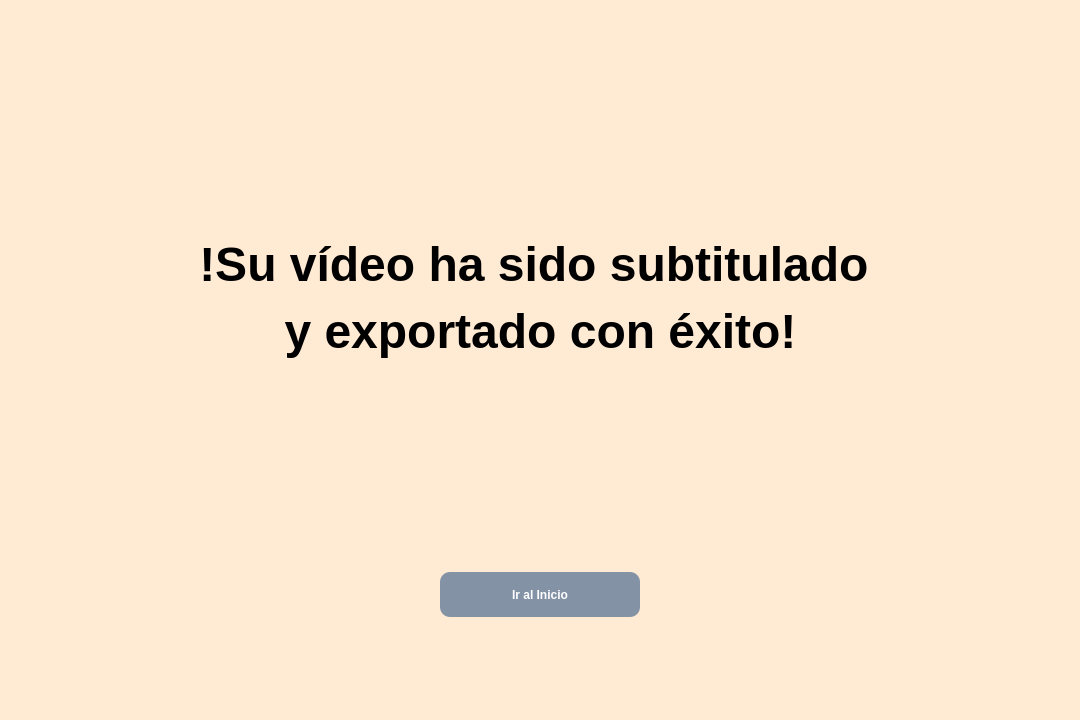
<?xml version="1.0" encoding="UTF-8"?>
<ui version="4.0">
 <class>Final</class>
 <widget class="QWidget" name="Final">
  <property name="geometry">
   <rect>
    <x>0</x>
    <y>0</y>
    <width>1080</width>
    <height>720</height>
   </rect>
  </property>
  <property name="windowTitle">
   <string>CinemaSimi </string>
  </property>
  <property name="windowIcon">
   <iconset>
    <normaloff>:/icons/recursos/upc_logo.png</normaloff>:/icons/recursos/upc_logo.png</iconset>
  </property>
  <property name="styleSheet">
   <string notr="true">background-color: rgb(255, 234, 212);</string>
  </property>
  <layout class="QVBoxLayout" name="verticalLayout">
   <item>
    <layout class="QHBoxLayout" name="lytCabezera">
     <item>
      <spacer name="horizontalSpacer">
       <property name="orientation">
        <enum>Qt::Horizontal</enum>
       </property>
       <property name="sizeType">
        <enum>QSizePolicy::Expanding</enum>
       </property>
       <property name="sizeHint" stdset="0">
        <size>
         <width>40</width>
         <height>10</height>
        </size>
       </property>
      </spacer>
     </item>
     <item>
      <widget class="QLabel" name="lblUPC">
       <property name="maximumSize">
        <size>
         <width>90</width>
         <height>90</height>
        </size>
       </property>
       <property name="text">
        <string/>
       </property>
       <property name="pixmap">
        <pixmap resource="../GUI v2.0/NO/icons.qrc">:/icons/upc_logo.png</pixmap>
       </property>
       <property name="scaledContents">
        <bool>true</bool>
       </property>
       <property name="alignment">
        <set>Qt::AlignRight|Qt::AlignTrailing|Qt::AlignVCenter</set>
       </property>
      </widget>
     </item>
    </layout>
   </item>
   <item>
    <spacer name="verticalSpacer_3">
     <property name="orientation">
      <enum>Qt::Vertical</enum>
     </property>
     <property name="sizeHint" stdset="0">
      <size>
       <width>20</width>
       <height>40</height>
      </size>
     </property>
    </spacer>
   </item>
   <item>
    <layout class="QHBoxLayout" name="lytLogo">
     <item>
      <spacer name="horizontalSpacer_2">
       <property name="orientation">
        <enum>Qt::Horizontal</enum>
       </property>
       <property name="sizeHint" stdset="0">
        <size>
         <width>40</width>
         <height>20</height>
        </size>
       </property>
      </spacer>
     </item>
     <item>
      <widget class="QLabel" name="label">
       <property name="minimumSize">
        <size>
         <width>0</width>
         <height>350</height>
        </size>
       </property>
       <property name="baseSize">
        <size>
         <width>0</width>
         <height>500</height>
        </size>
       </property>
       <property name="styleSheet">
        <string notr="true">/*BUTTON */

QPushButton{

	background-color:rgb(132, 146, 166);
	color: white;
	border-width: 2px;
	border-radius: 10px;
	font: bold ;
}

QPushButton::disabled{
	background-color:#B5B5B5;
	color: #D6D6D6;
	border-width: 2px;
	border-radius: 10px;
	font: bold ;
}

QPushButton::hover{
background-color: rgb(73, 136, 175);
}

QPushButton::pressed {  
background-color: rgb(58, 113, 154) 
}</string>
       </property>
       <property name="text">
        <string>&lt;!DOCTYPE HTML PUBLIC &quot;-//W3C//DTD HTML 4.0//EN&quot; &quot;http://www.w3.org/TR/REC-html40/strict.dtd&quot;&gt;
&lt;html&gt;&lt;head&gt;&lt;meta name=&quot;qrichtext&quot; content=&quot;1&quot; /&gt;&lt;style type=&quot;text/css&quot;&gt;
p, li { white-space: pre-wrap; }
&lt;/style&gt;&lt;/head&gt;&lt;body style=&quot; font-family:'MS Shell Dlg 2'; font-size:8pt; font-weight:400; font-style:normal;&quot;&gt;
&lt;p align=&quot;center&quot; style=&quot; margin-top:12px; margin-bottom:12px; margin-left:0px; margin-right:0px; -qt-block-indent:0; text-indent:0px;&quot;&gt;&lt;span style=&quot; font-size:36pt; font-weight:600;&quot;&gt;!Su vídeo ha sido subtitulado &lt;/span&gt;&lt;/p&gt;
&lt;p align=&quot;center&quot; style=&quot; margin-top:12px; margin-bottom:12px; margin-left:0px; margin-right:0px; -qt-block-indent:0; text-indent:0px;&quot;&gt;&lt;span style=&quot; font-size:36pt; font-weight:600;&quot;&gt;y exportado con éxito!&lt;/span&gt;&lt;/p&gt;&lt;/body&gt;&lt;/html&gt;</string>
       </property>
      </widget>
     </item>
     <item>
      <spacer name="horizontalSpacer_3">
       <property name="orientation">
        <enum>Qt::Horizontal</enum>
       </property>
       <property name="sizeHint" stdset="0">
        <size>
         <width>40</width>
         <height>20</height>
        </size>
       </property>
      </spacer>
     </item>
    </layout>
   </item>
   <item>
    <spacer name="verticalSpacer_2">
     <property name="orientation">
      <enum>Qt::Vertical</enum>
     </property>
     <property name="sizeHint" stdset="0">
      <size>
       <width>20</width>
       <height>40</height>
      </size>
     </property>
    </spacer>
   </item>
   <item>
    <layout class="QHBoxLayout" name="lytBotones">
     <item>
      <spacer name="horizontalSpacer_4">
       <property name="orientation">
        <enum>Qt::Horizontal</enum>
       </property>
       <property name="sizeHint" stdset="0">
        <size>
         <width>40</width>
         <height>20</height>
        </size>
       </property>
      </spacer>
     </item>
     <item>
      <widget class="QPushButton" name="btnInicio">
       <property name="minimumSize">
        <size>
         <width>200</width>
         <height>45</height>
        </size>
       </property>
       <property name="styleSheet">
        <string notr="true">/*BUTTON */

QPushButton{

	background-color:rgb(132, 146, 166);
	color: white;
	border-width: 2px;
	border-radius: 10px;
	font: bold ;
}

QPushButton::disabled{
	background-color:#B5B5B5;
	color: #D6D6D6;
	border-width: 2px;
	border-radius: 10px;
	font: bold ;
}

QPushButton::hover{
background-color: rgb(73, 136, 175);
}

QPushButton::pressed {  
background-color: rgb(58, 113, 154) 
}</string>
       </property>
       <property name="text">
        <string>Ir al Inicio</string>
       </property>
      </widget>
     </item>
     <item>
      <spacer name="horizontalSpacer_5">
       <property name="orientation">
        <enum>Qt::Horizontal</enum>
       </property>
       <property name="sizeHint" stdset="0">
        <size>
         <width>40</width>
         <height>20</height>
        </size>
       </property>
      </spacer>
     </item>
    </layout>
   </item>
   <item>
    <spacer name="verticalSpacer">
     <property name="orientation">
      <enum>Qt::Vertical</enum>
     </property>
     <property name="sizeHint" stdset="0">
      <size>
       <width>20</width>
       <height>40</height>
      </size>
     </property>
    </spacer>
   </item>
  </layout>
 </widget>
 <resources>
  <include location="../GUI v2.0/NO/icons.qrc"/>
 </resources>
 <connections/>
</ui>
